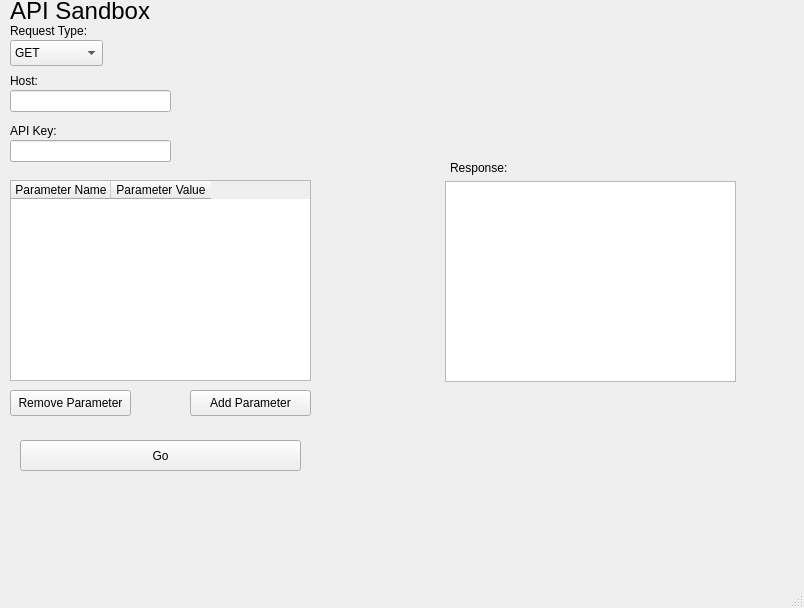
<?xml version="1.0" encoding="UTF-8"?>
<ui version="4.0">
 <class>MainWindow</class>
 <widget class="QMainWindow" name="MainWindow">
  <property name="geometry">
   <rect>
    <x>0</x>
    <y>0</y>
    <width>804</width>
    <height>608</height>
   </rect>
  </property>
  <property name="windowTitle">
   <string>MainWindow</string>
  </property>
  <widget class="QWidget" name="centralwidget">
   <widget class="QLabel" name="APISandbox">
    <property name="geometry">
     <rect>
      <x>10</x>
      <y>0</y>
      <width>141</width>
      <height>21</height>
     </rect>
    </property>
    <property name="font">
     <font>
      <pointsize>18</pointsize>
     </font>
    </property>
    <property name="text">
     <string>API Sandbox</string>
    </property>
   </widget>
   <widget class="QLabel" name="RequestType">
    <property name="geometry">
     <rect>
      <x>10</x>
      <y>20</y>
      <width>81</width>
      <height>21</height>
     </rect>
    </property>
    <property name="text">
     <string>Request Type:</string>
    </property>
   </widget>
   <widget class="QComboBox" name="requestTypeComboBox">
    <property name="geometry">
     <rect>
      <x>10</x>
      <y>40</y>
      <width>93</width>
      <height>26</height>
     </rect>
    </property>
    <item>
     <property name="text">
      <string>GET</string>
     </property>
    </item>
    <item>
     <property name="text">
      <string>POST</string>
     </property>
    </item>
   </widget>
   <widget class="QLabel" name="RequestType_2">
    <property name="geometry">
     <rect>
      <x>10</x>
      <y>120</y>
      <width>81</width>
      <height>21</height>
     </rect>
    </property>
    <property name="text">
     <string>API Key:</string>
    </property>
   </widget>
   <widget class="QLineEdit" name="keyLineEdit">
    <property name="geometry">
     <rect>
      <x>10</x>
      <y>140</y>
      <width>161</width>
      <height>22</height>
     </rect>
    </property>
   </widget>
   <widget class="QLabel" name="RequestType_3">
    <property name="geometry">
     <rect>
      <x>10</x>
      <y>70</y>
      <width>81</width>
      <height>21</height>
     </rect>
    </property>
    <property name="text">
     <string>Host:</string>
    </property>
   </widget>
   <widget class="QLineEdit" name="hostLineEdit">
    <property name="geometry">
     <rect>
      <x>10</x>
      <y>90</y>
      <width>161</width>
      <height>22</height>
     </rect>
    </property>
   </widget>
   <widget class="QTableWidget" name="paramTable">
    <property name="geometry">
     <rect>
      <x>10</x>
      <y>180</y>
      <width>301</width>
      <height>201</height>
     </rect>
    </property>
    <property name="columnCount">
     <number>2</number>
    </property>
    <column>
     <property name="text">
      <string>Parameter Name</string>
     </property>
    </column>
    <column>
     <property name="text">
      <string>Parameter Value</string>
     </property>
    </column>
   </widget>
   <widget class="QPushButton" name="removeParameterButton">
    <property name="geometry">
     <rect>
      <x>10</x>
      <y>390</y>
      <width>121</width>
      <height>26</height>
     </rect>
    </property>
    <property name="text">
     <string>Remove Parameter</string>
    </property>
   </widget>
   <widget class="QPushButton" name="addParameterButton">
    <property name="geometry">
     <rect>
      <x>190</x>
      <y>390</y>
      <width>121</width>
      <height>26</height>
     </rect>
    </property>
    <property name="text">
     <string>Add Parameter</string>
    </property>
   </widget>
   <widget class="QPushButton" name="goButton">
    <property name="geometry">
     <rect>
      <x>20</x>
      <y>440</y>
      <width>281</width>
      <height>31</height>
     </rect>
    </property>
    <property name="text">
     <string>Go</string>
    </property>
   </widget>
   <widget class="QTextBrowser" name="responseBrowser">
    <property name="geometry">
     <rect>
      <x>445</x>
      <y>181</y>
      <width>291</width>
      <height>201</height>
     </rect>
    </property>
   </widget>
   <widget class="QLabel" name="label">
    <property name="geometry">
     <rect>
      <x>450</x>
      <y>160</y>
      <width>61</width>
      <height>16</height>
     </rect>
    </property>
    <property name="text">
     <string>Response:</string>
    </property>
   </widget>
  </widget>
  <widget class="QMenuBar" name="menubar">
   <property name="geometry">
    <rect>
     <x>0</x>
     <y>0</y>
     <width>804</width>
     <height>33</height>
    </rect>
   </property>
  </widget>
  <widget class="QStatusBar" name="statusbar"/>
 </widget>
 <resources/>
 <connections/>
</ui>
